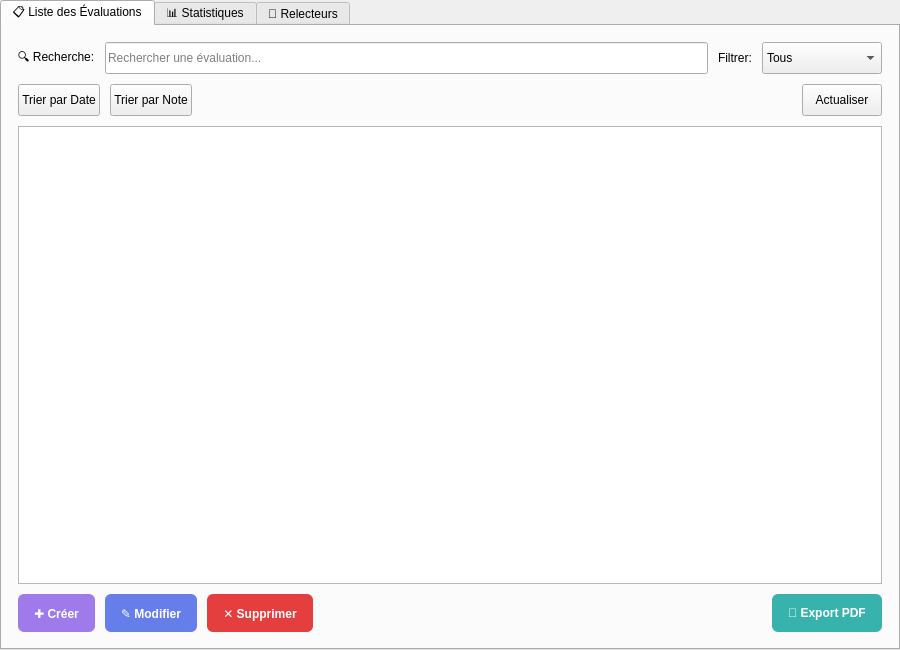
<?xml version="1.0" encoding="UTF-8"?>
<ui version="4.0">
 <class>EvaluationPage</class>
 <widget class="QWidget" name="EvaluationPage">
  <property name="geometry">
   <rect>
    <x>0</x>
    <y>0</y>
    <width>900</width>
    <height>650</height>
   </rect>
  </property>
  <layout class="QVBoxLayout" name="mainLayout">
   <property name="leftMargin"><number>0</number></property>
   <property name="topMargin"><number>0</number></property>
   <property name="rightMargin"><number>0</number></property>
   <property name="bottomMargin"><number>0</number></property>
   <item>
    <widget class="QTabWidget" name="tabWidget">
     <property name="currentIndex"><number>0</number></property>

     <!-- ═══════════════ TAB 1: Liste ═══════════════ -->
     <widget class="QWidget" name="tabList">
      <attribute name="title"><string>📋 Liste des Évaluations</string></attribute>
      <layout class="QVBoxLayout" name="listLayout">
       <property name="spacing"><number>10</number></property>
       <property name="leftMargin"><number>16</number></property>
       <property name="topMargin"><number>16</number></property>
       <property name="rightMargin"><number>16</number></property>
       <property name="bottomMargin"><number>16</number></property>

       <!-- Search + Filter bar -->
       <item>
        <layout class="QHBoxLayout" name="searchLayout">
         <item>
          <widget class="QLabel" name="lblSearch">
           <property name="text"><string>🔍 Recherche:</string></property>
          </widget>
         </item>
         <item>
          <widget class="QLineEdit" name="lineEditSearch">
           <property name="placeholderText"><string>Rechercher une évaluation...</string></property>
           <property name="minimumSize"><size><width>200</width><height>32</height></size></property>
          </widget>
         </item>
         <item>
          <widget class="QLabel" name="lblFilter">
           <property name="text"><string>Filtrer:</string></property>
          </widget>
         </item>
         <item>
          <widget class="QComboBox" name="comboBoxFilter">
           <property name="minimumSize"><size><width>120</width><height>32</height></size></property>
           <item><property name="text"><string>Tous</string></property></item>
           <item><property name="text"><string>En cours</string></property></item>
           <item><property name="text"><string>Terminée</string></property></item>
          </widget>
         </item>
        </layout>
       </item>

       <!-- Sort buttons -->
       <item>
        <layout class="QHBoxLayout" name="sortLayout">
         <item>
          <widget class="QPushButton" name="btnSortDate">
           <property name="text"><string>Trier par Date</string></property>
           <property name="minimumSize"><size><width>0</width><height>32</height></size></property>
          </widget>
         </item>
         <item>
          <widget class="QPushButton" name="btnSortNote">
           <property name="text"><string>Trier par Note</string></property>
           <property name="minimumSize"><size><width>0</width><height>32</height></size></property>
          </widget>
         </item>
         <item>
          <spacer name="sortSpacer">
           <property name="orientation"><enum>Qt::Horizontal</enum></property>
           <property name="sizeHint" stdset="0"><size><width>40</width><height>20</height></size></property>
          </spacer>
         </item>
         <item>
          <widget class="QPushButton" name="btnRefreshList">
           <property name="text"><string>Actualiser</string></property>
           <property name="minimumSize"><size><width>0</width><height>32</height></size></property>
          </widget>
         </item>
        </layout>
       </item>

       <!-- Table -->
       <item>
        <widget class="QTableView" name="tableViewEvaluations">
         <property name="alternatingRowColors"><bool>true</bool></property>
        </widget>
       </item>

       <!-- CRUD + Export buttons -->
       <item>
        <layout class="QHBoxLayout" name="crudLayout">
         <item>
          <widget class="QPushButton" name="btnCreate">
           <property name="text"><string>✚ Créer</string></property>
           <property name="minimumSize"><size><width>0</width><height>38</height></size></property>
           <property name="styleSheet">
            <string notr="true">QPushButton { background-color: #9f7aea; color: white; border-radius: 6px; font-weight: 600; padding: 0 16px; }
QPushButton:hover { background-color: #805ad5; }</string>
           </property>
          </widget>
         </item>
         <item>
          <widget class="QPushButton" name="btnEdit">
           <property name="text"><string>✎ Modifier</string></property>
           <property name="minimumSize"><size><width>0</width><height>38</height></size></property>
           <property name="styleSheet">
            <string notr="true">QPushButton { background-color: #667eea; color: white; border-radius: 6px; font-weight: 600; padding: 0 16px; }
QPushButton:hover { background-color: #5a67d8; }</string>
           </property>
          </widget>
         </item>
         <item>
          <widget class="QPushButton" name="btnDelete">
           <property name="text"><string>✕ Supprimer</string></property>
           <property name="minimumSize"><size><width>0</width><height>38</height></size></property>
           <property name="styleSheet">
            <string notr="true">QPushButton { background-color: #e53e3e; color: white; border-radius: 6px; font-weight: 600; padding: 0 16px; }
QPushButton:hover { background-color: #c53030; }</string>
           </property>
          </widget>
         </item>
         <item>
          <spacer name="crudSpacer">
           <property name="orientation"><enum>Qt::Horizontal</enum></property>
           <property name="sizeHint" stdset="0"><size><width>40</width><height>20</height></size></property>
          </spacer>
         </item>
         <item>
          <widget class="QPushButton" name="btnExportPDF">
           <property name="text"><string>📄 Export PDF</string></property>
           <property name="minimumSize"><size><width>0</width><height>38</height></size></property>
           <property name="styleSheet">
            <string notr="true">QPushButton { background-color: #38b2ac; color: white; border-radius: 6px; font-weight: 600; padding: 0 16px; }
QPushButton:hover { background-color: #2c9f99; }</string>
           </property>
          </widget>
         </item>
        </layout>
       </item>
      </layout>
     </widget>

     <!-- ═══════════════ TAB 2: Statistiques ═══════════════ -->
     <widget class="QWidget" name="tabStats">
      <attribute name="title"><string>📊 Statistiques</string></attribute>
      <layout class="QVBoxLayout" name="statsLayout">
       <property name="spacing"><number>12</number></property>
       <property name="leftMargin"><number>16</number></property>
       <property name="topMargin"><number>16</number></property>
       <property name="rightMargin"><number>16</number></property>
       <property name="bottomMargin"><number>16</number></property>

       <!-- Summary labels row -->
       <item>
        <layout class="QHBoxLayout" name="summaryLayout">
         <item>
          <widget class="QLabel" name="lblTotalEval">
           <property name="text"><string>Total: 0</string></property>
           <property name="font"><font><pointsize>13</pointsize><weight>75</weight><bold>true</bold></font></property>
           <property name="styleSheet"><string notr="true">color: #2d3748;</string></property>
          </widget>
         </item>
         <item>
          <widget class="QLabel" name="lblPendingEval">
           <property name="text"><string>En cours: 0</string></property>
           <property name="font"><font><pointsize>13</pointsize><weight>75</weight><bold>true</bold></font></property>
           <property name="styleSheet"><string notr="true">color: #f39c12;</string></property>
          </widget>
         </item>
         <item>
          <widget class="QLabel" name="lblCompletedEval">
           <property name="text"><string>Terminées: 0</string></property>
           <property name="font"><font><pointsize>13</pointsize><weight>75</weight><bold>true</bold></font></property>
           <property name="styleSheet"><string notr="true">color: #27ae60;</string></property>
          </widget>
         </item>
         <item>
          <widget class="QLabel" name="lblAvgNote">
           <property name="text"><string>Moyenne: —</string></property>
           <property name="font"><font><pointsize>13</pointsize><weight>75</weight><bold>true</bold></font></property>
           <property name="styleSheet"><string notr="true">color: #9f7aea;</string></property>
          </widget>
         </item>
         <item>
          <spacer name="statsSpacer">
           <property name="orientation"><enum>Qt::Horizontal</enum></property>
           <property name="sizeHint" stdset="0"><size><width>40</width><height>20</height></size></property>
          </spacer>
         </item>
         <item>
          <widget class="QPushButton" name="btnRefreshStats">
           <property name="text"><string>Actualiser</string></property>
           <property name="minimumSize"><size><width>0</width><height>32</height></size></property>
          </widget>
         </item>
         <item>
          <widget class="QPushButton" name="btnExportStats">
           <property name="text"><string>Exporter PDF</string></property>
           <property name="minimumSize"><size><width>0</width><height>32</height></size></property>
          </widget>
         </item>
        </layout>
       </item>

       <!-- Charts -->
       <item>
        <widget class="QWidget" name="chartWidgetDistribution" native="true">
         <property name="minimumSize"><size><width>0</width><height>280</height></size></property>
        </widget>
       </item>
       <item>
        <widget class="QWidget" name="chartWidgetTimeline" native="true">
         <property name="minimumSize"><size><width>0</width><height>240</height></size></property>
        </widget>
       </item>
      </layout>
     </widget>

      <!-- ═══════════════ TAB 3: Relecteurs ═══════════════ -->
      <widget class="QWidget" name="tabReviewers">
       <attribute name="title"><string>👤 Relecteurs</string></attribute>
       <layout class="QVBoxLayout" name="reviewerLayout">
        <property name="spacing"><number>10</number></property>
        <property name="leftMargin"><number>16</number></property>
        <property name="topMargin"><number>16</number></property>
        <property name="rightMargin"><number>16</number></property>
        <property name="bottomMargin"><number>16</number></property>

        <!-- Top labels -->
        <item>
         <layout class="QHBoxLayout" name="reviewerHeaderLayout">
          <item>
           <widget class="QLabel" name="lblSelectedReviewer">
            <property name="text"><string>Sélectionnez un relecteur</string></property>
            <property name="font"><font><pointsize>12</pointsize><weight>75</weight><bold>true</bold></font></property>
            <property name="styleSheet"><string notr="true">color: #9f7aea;</string></property>
           </widget>
          </item>
          <item>
           <spacer name="reviewerHeaderSpacer">
            <property name="orientation"><enum>Qt::Horizontal</enum></property>
            <property name="sizeHint" stdset="0"><size><width>40</width><height>20</height></size></property>
           </spacer>
          </item>
          <item>
           <widget class="QLabel" name="lblReviewerStats">
            <property name="text"><string></string></property>
            <property name="styleSheet"><string notr="true">color: #667eea; font-weight: 600;</string></property>
           </widget>
          </item>
         </layout>
        </item>

        <!-- Split: list on left, evaluations on right -->
        <item>
         <layout class="QHBoxLayout" name="reviewerSplitLayout">
          <item>
           <widget class="QListView" name="listViewReviewers">
            <property name="maximumSize"><size><width>260</width><height>16777215</height></size></property>
            <property name="alternatingRowColors"><bool>true</bool></property>
           </widget>
          </item>
          <item>
           <widget class="QTableView" name="tableViewReviewerEvals">
            <property name="alternatingRowColors"><bool>true</bool></property>
            <property name="selectionBehavior"><enum>QAbstractItemView::SelectRows</enum></property>
            <property name="editTriggers"><set>QAbstractItemView::NoEditTriggers</set></property>
           </widget>
          </item>
         </layout>
        </item>

        <!-- Buttons -->
        <item>
         <layout class="QHBoxLayout" name="reviewerBtnLayout">
          <item>
           <widget class="QPushButton" name="btnAddReviewer">
            <property name="text"><string>✚ Ajouter Relecteur</string></property>
            <property name="minimumSize"><size><width>0</width><height>38</height></size></property>
            <property name="styleSheet">
             <string notr="true">QPushButton { background-color: #9f7aea; color: white; border-radius: 6px; font-weight: 600; padding: 0 16px; }
QPushButton:hover { background-color: #805ad5; }</string>
            </property>
           </widget>
          </item>
          <item>
           <widget class="QPushButton" name="btnRefreshReviewers">
            <property name="text"><string>Actualiser</string></property>
            <property name="minimumSize"><size><width>0</width><height>38</height></size></property>
           </widget>
          </item>
          <item>
           <spacer name="reviewerBtnSpacer">
            <property name="orientation"><enum>Qt::Horizontal</enum></property>
            <property name="sizeHint" stdset="0"><size><width>40</width><height>20</height></size></property>
           </spacer>
          </item>
         </layout>
        </item>

       </layout>
      </widget>

     </widget>
    </item>
   </layout>
  </widget>
  <resources/>
  <connections/>
</ui>
